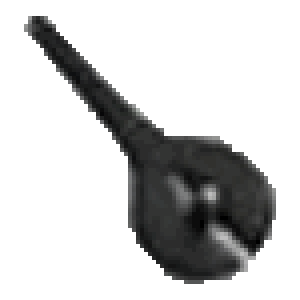
#> input picture python/electric-gauge/needle.png, 75 x 75 px (shown 4 times larger)
$ jupyter execute 'Gauge and needle image manipulations.ipynb'   (shell and % lines are left out)
#> lines starting #> are read from the running program, lines starting #| are printed output that depends on the picture
## Imports

[cell 1]
import numpy as np

from PIL import Image

import matplotlib.pyplot as plt
import matplotlib.image as mpimg

[cell 2]
# Declare variables
NEEDLE = 'needle.png'
GAUGE = 'gauge.gif'

### Image Manipulation

#### Gauge Needle

*Modify the image to set the needle at 0 degrees*

[cell 3]
image = Image.open(NEEDLE).convert('RGBA')
#> image is the input picture: PIL image 75x75 RGBA; mean R, G, B, A 14, 14.2, 14.1, 64.6
image_rot_90 = image.rotate(318, expand=True, resample=Image.BICUBIC)
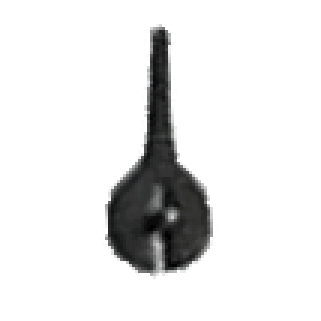
#> image_rot_90: PIL image 107x107 RGBA (shown 3 times larger); mean R, G, B, A 8.2, 8.3, 8.3, 31.7; transparent parts drawn white
image_rot_90.save('needle_rot_0.png')
plt.imshow(image_rot_90)

[cell 4]
def make_needles(angle):
    img = Image.open('needle_rot_0.png')
    x = img.rotate(-angle, expand=True, resample=Image.BICUBIC)
    # crop the rotated image to the size of the original image
    x = x.crop(box=(x.size[0]/2 - img.size[0]/2,
               x.size[1]/2 - img.size[1]/2,
               x.size[0]/2 + img.size[0]/2,
               x.size[1]/2 + img.size[1]/2))

    filename = "./needles/needle_rot_{0}.png".format(angle)

# [7 lines of commented-out code are left out]

    x.save(filename)

for angle in range(0, 365):
    make_needles(angle)

### Pasting an Image onto Another Image

[cell 5]
plt.rcParams["figure.figsize"] =(12,9)
img_gauge = Image.open(GAUGE, 'r')
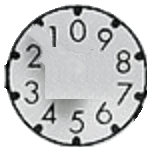
#> input picture python/electric-gauge/gauge.gif, 150 x 150 px
#> img_gauge is the input picture: PIL image 150x150 P; mean R, G, B, A 126.9, 128.1, 128.3, 184.2

r = range(1, 360, 30)

for index, item in enumerate(r):
    plt.subplot(3, 4, index+1)
    filename = "./needles/needle_rot_{0}.png".format(item)

    img_needle = Image.open(filename, 'r')

    img_copy = img_gauge.copy()

    # calculate the center of the gauge
    x_coord = (img_gauge.width/2) - (img_needle.width/2)
#> x_coord = 21.5
    y_coord = (img_gauge.height/2) - (img_needle.height/2)-10
#> y_coord = 11.5

    # uses a coordinate system that starts with (0, 0) in the upper left corner.
    position = (x_coord, y_coord)
#> position = (21.5, 11.5)

    img_copy.paste(img_needle.convert('L'), position, img_needle.convert('RGBA'))
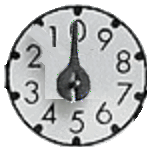
#> img_copy: PIL image 150x150 P; mean R, G, B, A 119.4, 120.7, 120.8, 184.2; transparent parts drawn white

    plt.imshow(img_copy)
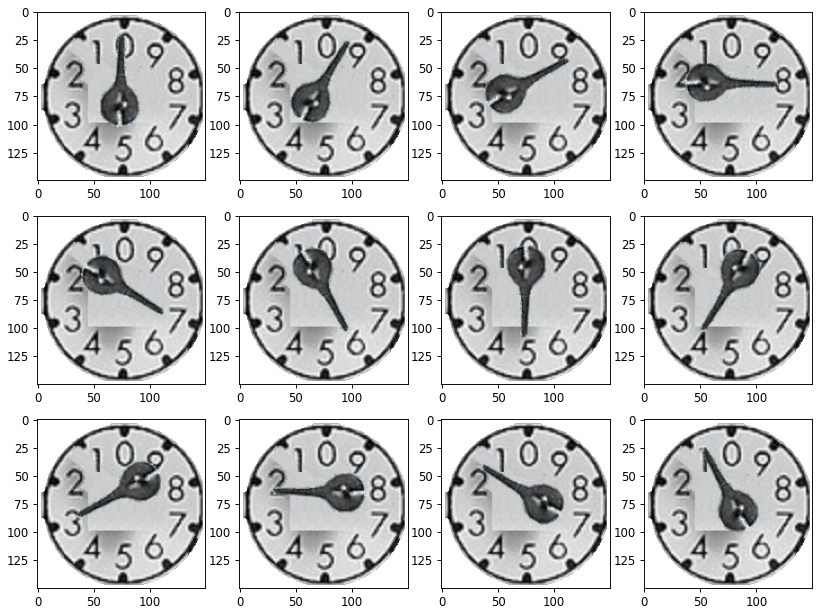
#> figure drawn by matplotlib, 12 panels

[cell 6]
#finds the straight-line distance between two points
def distance(ax, ay, bx, by):
    return math.sqrt((by - ay)**2 + (bx - ax)**2)

#rotates point `A` about point `B` by `angle` radians clockwise.
def rotated_about(ax, ay, bx, by, angle):
    radius = distance(ax,ay,bx,by)
    angle += math.atan2(ay-by, ax-bx)
    return (
        round(bx + radius * math.cos(angle)),
        round(by + radius * math.sin(angle))
    )

[cell 7]
import math
from PIL import Image, ImageDraw

img_gauge = Image.open(GAUGE, 'r')

for angle in range(0, 361):
    filename = "./needles/needle_rot_{0}.png".format(angle)

    img_needle = Image.open(filename, 'r')
    img_copy = img_gauge.copy()


# [8 lines of commented-out code are left out]


    draw = ImageDraw.Draw(img_copy)
    square_center = (75,75)
    square_length = 40

    square_vertices = (
        (square_center[0] + square_length / 2, square_center[1] + square_length / 2),
        (square_center[0] + square_length / 2, square_center[1] - square_length / 2),
        (square_center[0] - square_length / 2, square_center[1] - square_length / 2),
        (square_center[0] - square_length / 2, square_center[1] + square_length / 2)
    )

    square_vertices = [rotated_about(x,y, square_center[0], square_center[1], math.radians(angle)) for x,y in square_vertices]

#     draw.polygon(square_vertices, fill=255)

    # calculate the center of the gauge
    x_coord = (img_gauge.width/2) - (img_needle.width/2)
    y_coord = (img_gauge.height/2) - (img_needle.height/2)
#> y_coord = 21.5

# [11 lines of commented-out code are left out]
    if(angle == 0 or angle == 360):
        y_coord -= 20
#> y_coord = 1.5

    if(angle == 90):
        x_coord += 20

    if(angle == 180):
        y_coord += 20

    if(angle == 270):
        x_coord -= 20


    # Between 270 - 360, 0 - 90

#     print(img_needle.width)
    # uses a coordinate system that starts with (0, 0) in the upper left corner.
    position = (x_coord, y_coord)
#> position = (21.5, 1.5)

#     print(position)
    img_copy.paste(img_needle.convert('L'), position, img_needle.convert('RGBA'))
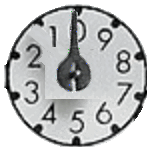
#> img_copy: PIL image 150x150 P; mean R, G, B, A 119.6, 120.9, 121.1, 184.2; transparent parts drawn white

    plt.imshow(img_copy)
    filename_save = "./gauges/gauge_rot_{0}.png".format(angle)
    img_copy.save(filename_save)
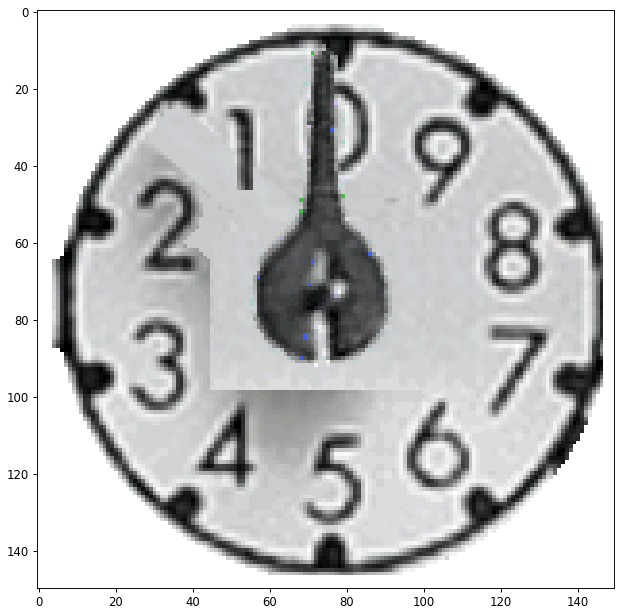
#> figure drawn by matplotlib, 1 panel

[cell 8]
needle_im = Image.open(NEEDLE, 'r')
plt.imshow(np.asarray(needle_im))
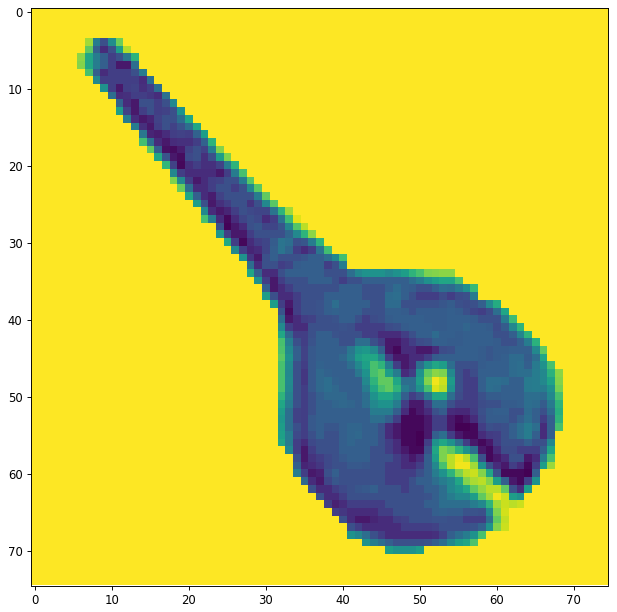
#> figure drawn by matplotlib, 1 panel; palette indices are drawn, not the picture's colours

[cell 9]
gauge_im = Image.open('gauge.gif', 'r')
plt.imshow(np.asarray(gauge_im))
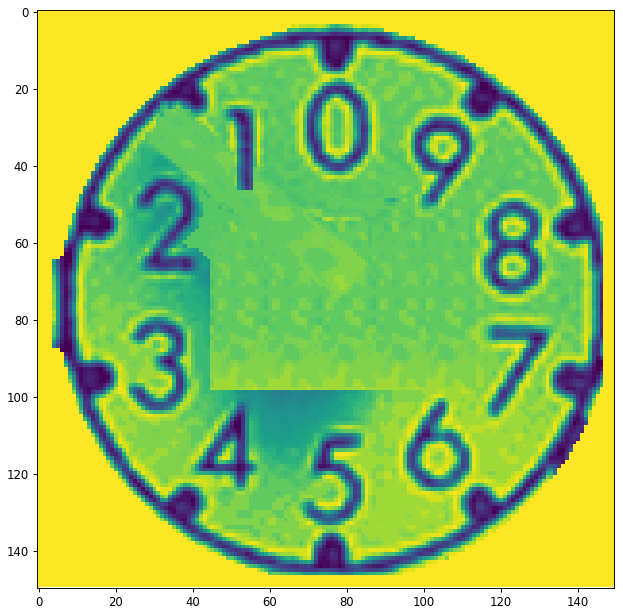
#> figure drawn by matplotlib, 1 panel; palette indices are drawn, not the picture's colours

[cell 10]
image = Image.open(GAUGE)
image_flip = image.transpose(Image.FLIP_LEFT_RIGHT)
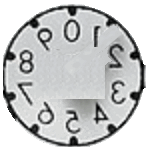
#> image_flip: PIL image 150x150 P; mean R, G, B, A 126.9, 128.1, 128.3, 184.2; transparent parts drawn white
plt.imshow(np.asarray(image_flip))
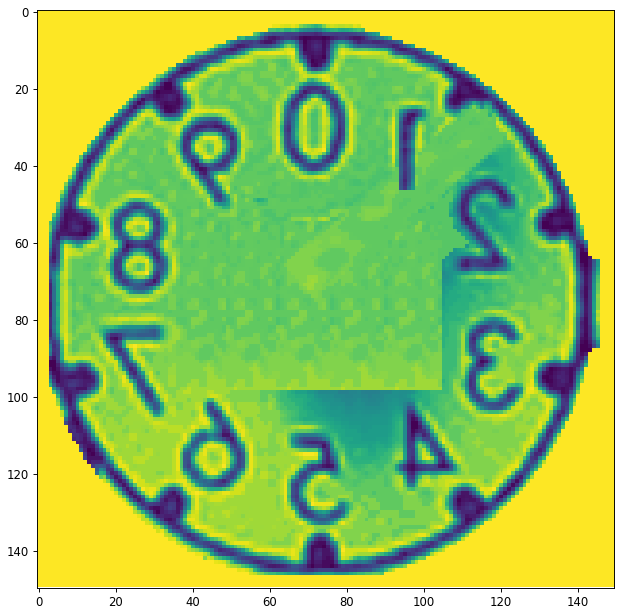
#> figure drawn by matplotlib, 1 panel
